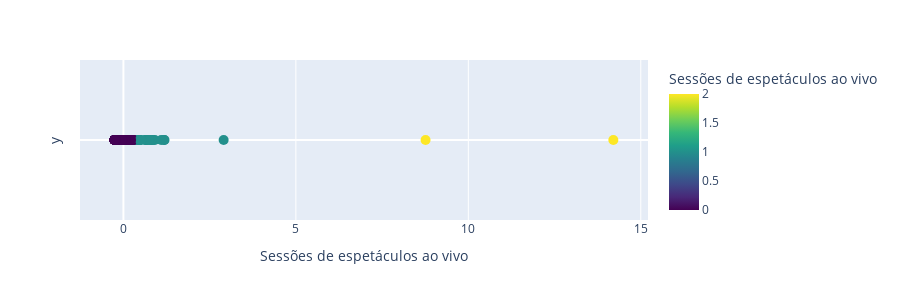

Notebook code cell kept with this figure:
### Code cell
clustered_df = aplicar_kmeans(df_sessoes_de_espetaculo, 3, nome_cluster='Sessões de espetáculos ao vivo')
save_clustered_df_to_csv(clustered_df, "csv_files/", "8_Sessões de espetáculos ao vivo.csv")

### Figure 1 — Plotly figure (JSON) as saved in the notebook; plotly's stock layout.template omitted (floating-point values rounded to 4 significant figures; data arrays with more than 128 entries replaced by an {"elided": "..."} marker saying what was removed)
{"data": [{"customdata": {"elided": "308x3 mixed values"}, "hovertemplate": "valor=%{x}<br>y=%{y}<br>local=%{customdata[0]}<br>codigo=%{customdata[1]}<br>Sessões de espetáculos ao vivo=%{marker.color}<extra></extra>", "legendgroup": "", "marker": {"color": {"elided": "308 int values"}, "coloraxis": "coloraxis", "size": 10, "symbol": "circle"}, "mode": "markers", "name": "", "orientation": "v", "showlegend": false, "type": "scatter", "x": {"elided": "308 float values"}, "xaxis": "x", "y": {"elided": "308 int values"}, "yaxis": "y"}], "layout": {"coloraxis": {"colorbar": {"title": {"text": "Sessões de espetáculos ao vivo"}}, "colorscale": [[0, "#440154"], [0.1111, "#482878"], [0.2222, "#3e4989"], [0.3333, "#31688e"], [0.4444, "#26828e"], [0.5556, "#1f9e89"], [0.6667, "#35b779"], [0.7778, "#6ece58"], [0.8889, "#b5de2b"], [1, "#fde725"]]}, "height": 300, "legend": {"tracegroupgap": 0}, "margin": {"t": 60}, "xaxis": {"anchor": "y", "domain": [0, 1], "title": {"text": "Sessões de espetáculos ao vivo"}}, "yaxis": {"anchor": "x", "domain": [0, 1], "showgrid": false, "showticklabels": false, "title": {"text": "y"}}}}
